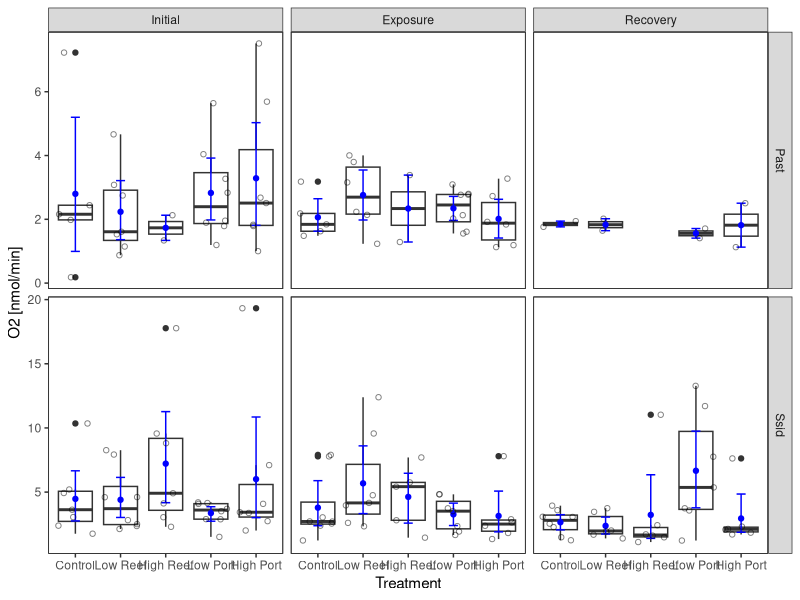
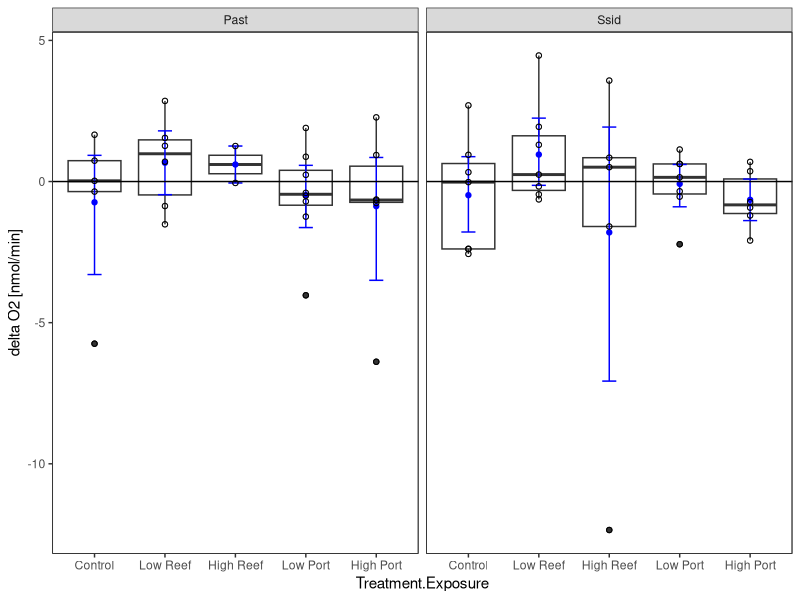
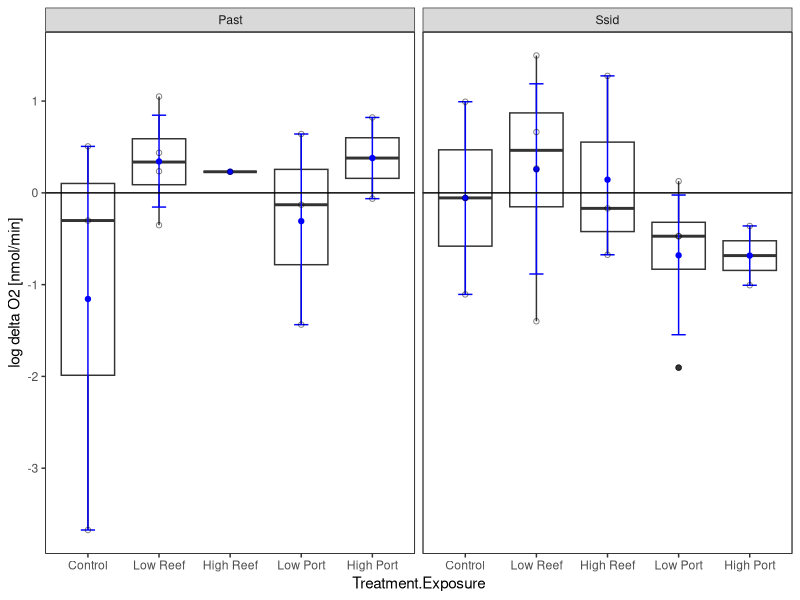
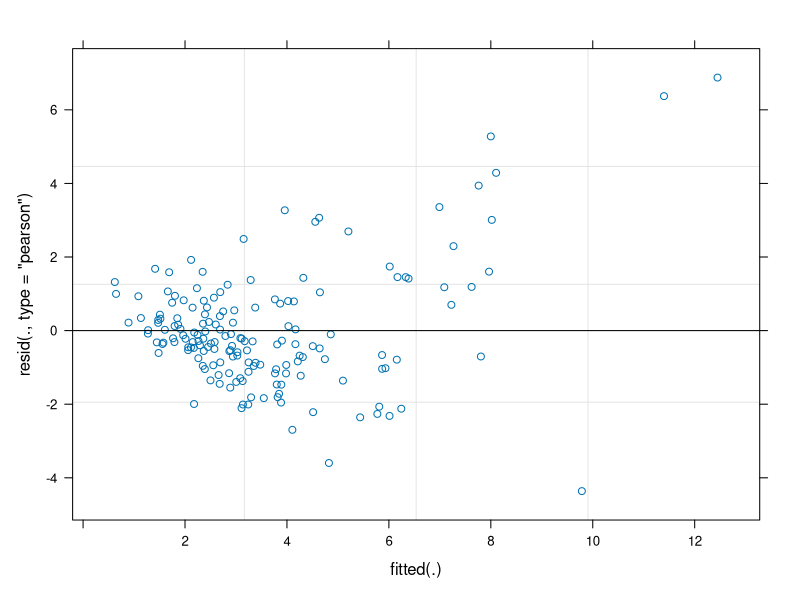

The R source for these figures, in order: (Note: this script raises an error after producing the figures.)
## ---- chunk 1
knitr::opts_chunk$set(echo = TRUE, warning=FALSE, message=FALSE)
## ---- chunk 2

# Load all libraries and sources required to run the script
    library(tidyverse)
    library(ggthemes)
    library(ggplot2)

    library(lme4)
    library(lmerTest)
    #library(multcomp)
    #library(multcompView)
    #library(emmeans)
    #library(effects)
     
    ggthe_bw<-theme_bw()+
    theme(panel.grid= element_blank(),
          legend.box.background = element_rect(),
          panel.background =element_rect(fill = NA, color = "black")
          )
  
## ---- chunk 3
# Data
    data<-read.csv("Data/Respiration_Adults.csv", header = TRUE)
    summary(data)
    
    data$Core<-paste(data$Species, data$Core, sep = "-")
    data$Tank<-factor(data$Tank, ordered = F)
    data$Plate<-factor(data$Plate, ordered = F)
    data$Well<-factor(data$Well, ordered = F)
    data$Timepoint<-factor(data$Timepoint,
                           levels=c("Initial", "Exposure","Recovery"))
    
    data<-data[data$Treatment!="Reef High Shaded", ]
    data<-data[data$Treatment!="Port High Shaded", ]
    data$Treatment<-factor(data$Treatment, 
                            # levels=c("Control", "Low Reef","High Reef",
                            #         "Reef High Shaded", 
                            #         "Low Port","High Port", "Port High Shaded"))
                            levels=c("Control", "Low Reef","High Reef",
                                    "Low Port","High Port"))
    data<-data[complete.cases(data[ , 7]),]
    summary(data)
    
    wide.data<-select(data, c("Species", "Core", "Timepoint", "Tank", "Treatment", "FINAL.MO2..nmol.min."))
    wide.data<- reshape(wide.data, idvar = "Core", timevar = "Timepoint", direction = "wide")
    head(wide.data)
    wide.data$change<-wide.data$FINAL.MO2..nmol.min..Exposure-wide.data$FINAL.MO2..nmol.min..Initial
    wide.data<-wide.data[which(wide.data$Species.Exposure!="NA"),]
  # YII.Wide$treat_rec<-YII.Wide$YII.after_exposure-YII.Wide$YII.after_recovery
## ---- chunk 4
O2<- ggplot(data, aes (Treatment, FINAL.MO2..nmol.min.)) +
  geom_boxplot ()+
  stat_summary(fun.data = "mean_cl_boot",geom = "errorbar", width = 0.2,  color="blue" )+
  stat_summary(fun=mean, geom="point",  color="blue") + 
  #geom_point(shape=21)+

  geom_jitter(alpha=0.5, shape=21)+
  theme(legend.position = "bottom")+
  scale_y_continuous(# limits = c(0, 15),
                      #   breaks = seq(0,1,0.2),  
                      #   expand = c(0.01, 0.01),
                         name=("O2 [nmol/min]")) +
  ggthe_bw +
  facet_grid(Species~Timepoint, scales = "free_y")
O2
## ---- chunk 5
delta_O2<- ggplot(wide.data, aes (Treatment.Exposure, change)) +
  geom_boxplot ()+
  stat_summary(fun.data = "mean_cl_boot",geom = "errorbar", width = 0.2, colour="blue")+
  stat_summary(fun=mean, geom="point", colour="blue") + 
  geom_point(shape=21)+

  geom_point(alpha=0.5, shape=21)+
  theme(legend.position = "bottom")+
  scale_y_continuous(#limits = c(0, 15),
                      #   breaks = seq(0,1,0.2),  
                      #   expand = c(0.01, 0.01),
                         name=("delta O2 [nmol/min]")) +
  ggthe_bw + geom_abline(slope = 0, intercept = 0)+
  facet_grid(~Species.Exposure)
delta_O2


log_delta_O2<- ggplot(wide.data, aes (Treatment.Exposure, log(change))) +
  geom_boxplot ()+
  stat_summary(fun.data = "mean_cl_boot",geom = "errorbar", width = 0.2, colour="blue")+
  stat_summary(fun=mean, geom="point", colour="blue") + 
  #geom_point(shape=21)+

  geom_point(alpha=0.5, shape=21)+
  theme(legend.position = "bottom")+
  scale_y_continuous(#limits = c(0, 15),
                      #   breaks = seq(0,1,0.2),  
                      #   expand = c(0.01, 0.01),
                         name=("log delta O2 [nmol/min]")) +
  ggthe_bw + geom_abline(slope = 0, intercept = 0)+
  facet_grid(~Species.Exposure)
log_delta_O2
## ---- chunk 6
## model 1: LMER for both species
  fit1<-lmerTest::lmer(FINAL.MO2..nmol.min. ~Treatment * Timepoint +
                         Species + (1|Core), data=data)
  isSingular(fit1)
  anova(fit1)
  ranova(fit1)
  summary(fit1)
  par(mfrow=c(2,2))
  plot(fit1)
  par(mfrow=c(1,1))
  step(fit1)
  
## model 2: LMER for Past
  fit_Past<-lmerTest::lmer(FINAL.MO2..nmol.min. ~Treatment*Timepoint + (1|Core),
            data=data[data$Species=="Past",])
  isSingular(fit_Past)
  anova(fit_Past)
  ranova(fit_Past)
  summary(fit_Past)
  par(mfrow=c(2,2))
  plot(fit_Past)
  par(mfrow=c(1,1))
  #step(fit_Past)
  
## model 3: LMER for Ssid
  fit_Ssid<-lmerTest::lmer(FINAL.MO2..nmol.min. ~Treatment*Timepoint + (1|Core),
               data=data[data$Species=="Ssid",])
  isSingular(fit_Ssid)
  anova(fit_Ssid)
  ranova(fit_Ssid)
  summary(fit_Ssid)
  plot(fit_Ssid)
  #step(fit_Ssid)
## ---- chunk 7
exposure<-data[data$Timepoint=="Exposure", ]

## model 1: LMER for both species
  fit1<-lmerTest::lmer(log(FINAL.MO2..nmol.min.) ~Treatment +
                         Species + (1|Tank), data=exposure)
  isSingular(fit1)
  anova(fit1)
  ranova(fit1)
  summary(fit1)
  par(mfrow=c(2,2))
  plot(fit1)
  par(mfrow=c(1,1))
  #step(fit1)
  
## model 2: LMER for Past
  fit_Past<-lmerTest::lmer(log(FINAL.MO2..nmol.min.) ~Treatment + (1|Tank),
            data=exposure[exposure$Species=="Past",])
  isSingular(fit_Past)
  anova(fit_Past)
  ranova(fit_Past)
  summary(fit_Past)
  par(mfrow=c(2,2))
  plot(fit_Past)
  par(mfrow=c(1,1))
  #step(fit_Past)
  
## model 3: LMER for Ssid
  fit_Ssid<-lmerTest::lmer(log(FINAL.MO2..nmol.min.) ~Treatment + (1|Tank),
               data=exposure[exposure$Species=="Ssid",])
  isSingular(fit_Ssid)
  anova(fit_Ssid)
  ranova(fit_Ssid)
  summary(fit_Ssid)
  plot(fit_Ssid)
  #step(fit_Ssid)
## ---- chunk 8
exposure<-data[data$Timepoint=="Exposure", ]

## model 1: LMER for both species
  fit1<-lmerTest::lmer(FINAL.MO2..nmol.min. ~Treatment +
                         Species + (1|Tank), data=exposure)
  isSingular(fit1)
  anova(fit1)
  ranova(fit1)
  summary(fit1)
  par(mfrow=c(2,2))
  plot(fit1)
  par(mfrow=c(1,1))
  #step(fit1)
  
## model 2: LMER for Past
  fit_Past<-lmerTest::lmer(FINAL.MO2..nmol.min. ~Treatment + (1|Tank),
            data=exposure[exposure$Species=="Past",])
  isSingular(fit_Past)
  anova(fit_Past)
  ranova(fit_Past)
  summary(fit_Past)
  par(mfrow=c(2,2))
  plot(fit_Past)
  par(mfrow=c(1,1))
  #step(fit_Past)
  
## model 3: LMER for Ssid
  fit_Ssid<-lmerTest::lmer(FINAL.MO2..nmol.min. ~Treatment + (1|Tank),
               data=exposure[exposure$Species=="Ssid",])
  isSingular(fit_Ssid)
  anova(fit_Ssid)
  ranova(fit_Ssid)
  summary(fit_Ssid)
  plot(fit_Ssid)
  #step(fit_Ssid)
## ---- chunk 9
recovery<-data[data$Timepoint=="Recovery", ]

## model 1: LMER for both species
  fit1<-lmerTest::lmer(log(FINAL.MO2..nmol.min.) ~Treatment +
                         Species + (1|Tank), data=recovery)
  isSingular(fit1)
  anova(fit1)
  ranova(fit1)
  summary(fit1)
  par(mfrow=c(2,2))
  plot(fit1)
  par(mfrow=c(1,1))
  #step(fit1)
  
## model 2: LMER for Past
  fit_Past<-lmerTest::lmer(log(FINAL.MO2..nmol.min.) ~Treatment + (1|Tank),
            data=recovery[recovery$Species=="Past",])
  isSingular(fit_Past)
  anova(fit_Past)
  ranova(fit_Past)
  summary(fit_Past)
  par(mfrow=c(2,2))
  plot(fit_Past)
  par(mfrow=c(1,1))
  #step(fit_Past)
  
## model 3: LMER for Ssid
  fit_Ssid<-lmerTest::lmer(log(FINAL.MO2..nmol.min.) ~Treatment + (1|Tank),
               data=recovery[recovery$Species=="Ssid",])
  isSingular(fit_Ssid)
  anova(fit_Ssid)
  ranova(fit_Ssid)
  summary(fit_Ssid)
  plot(fit_Ssid)
  #step(fit_Ssid)
## ---- chunk 10
recovery<-data[data$Timepoint=="Recovery", ]

## model 1: LMER for both species
  fit1<-lmerTest::lmer(FINAL.MO2..nmol.min. ~Treatment +
                         Species + (1|Tank), data=recovery)
  isSingular(fit1)
  anova(fit1)
  ranova(fit1)
  summary(fit1)
  par(mfrow=c(2,2))
  plot(fit1)
  par(mfrow=c(1,1))
  #step(fit1)
  
## model 2: LMER for Past
  fit_Past<-lmerTest::lmer(FINAL.MO2..nmol.min. ~Treatment + (1|Tank),
            data=recovery[recovery$Species=="Past",])
  isSingular(fit_Past)
  anova(fit_Past)
  ranova(fit_Past)
  summary(fit_Past)
  par(mfrow=c(2,2))
  plot(fit_Past)
  par(mfrow=c(1,1))
  #step(fit_Past)
  
## model 3: LMER for Ssid
  fit_Ssid<-lmerTest::lmer(FINAL.MO2..nmol.min. ~Treatment + (1|Tank),
               data=recovery[recovery$Species=="Ssid",])
  isSingular(fit_Ssid)
  anova(fit_Ssid)
  ranova(fit_Ssid)
  summary(fit_Ssid)
  plot(fit_Ssid)
  #step(fit_Ssid)
## ---- chunk 11
## model 1: LMER for both species
  fit1<-lmerTest::lmer(change ~Treatment.Exposure * 
                         Species.Exposure + (1|Tank.Exposure), data=wide.data)
  isSingular(fit1)
  anova(fit1)
  ranova(fit1)
  summary(fit1)
  par(mfrow=c(2,2))
  plot(fit1)
  par(mfrow=c(1,1))
  #step(fit1)
  
## model 2: LMER for Past
  fit_Past<-lmerTest::lmer(change ~Treatment.Exposure + (1|Tank.Exposure),
            data=wide.data[wide.data$Species.Exposure=="Past",])
  isSingular(fit_Past)
  anova(fit_Past)
  ranova(fit_Past)
  summary(fit_Past)
  par(mfrow=c(2,2))
  plot(fit_Past)
  par(mfrow=c(1,1))
  #step(fit_Past)
  
## model 3: LMER for Ssid
  fit_Ssid<-lmerTest::lmer(change ~Treatment.Exposure + (1|Tank.Exposure),
               data=wide.data[wide.data$Species.Exposure=="Ssid",])
  isSingular(fit_Ssid)
  anova(fit_Ssid)
  ranova(fit_Ssid)
  summary(fit_Ssid)
  plot(fit_Ssid)
  #step(fit_Ssid)
## ---- chunk 12
# Pairwise comparisons
  # Day specific comparisons
  # Sw.emmc<-emmeans(fit4, ~Treatment)
  # Sw_groups<-cld(Sw.emmc)
  # Sw_groups
## ---- chunk 13
## model 1: LM for both species
  fit1<-lm(change ~Treatment.Exposure * Species.Exposure,
              data=wide.data)
 
  anova(fit1)
  summary(fit1)
  par(mfrow=c(2,2))
  plot(fit1)
  par(mfrow=c(1,1))
  
## model 2: LM for Past
  fit_Past<-lm(change ~Treatment.Exposure,
              data=wide.data[wide.data$Species.Exposure=="Past",])
  anova(fit_Past)
  summary(fit_Past)
  par(mfrow=c(2,2))
  plot(fit_Past)
  par(mfrow=c(1,1))
  #step(fit_Past)
  
## model 3: LM for Ssid
  fit_Ssid<-lm(change ~Treatment.Exposure,
              data=wide.data[wide.data$Species.Exposure=="Ssid",])
  anova(fit_Ssid)
  summary(fit_Ssid)
  par(mfrow=c(2,2))
  plot(fit_Ssid)
  par(mfrow=c(1,1))
  #step(fit_Ssid)
## ---- chunk 14
## model 1: LMER for both species
  fit1<-lm(log(change) ~Treatment.Exposure * Species.Exposure,
              data=wide.data)
  anova(fit1)
  #ranova(fit1)
  summary(fit1)
  par(mfrow=c(2,2))
  plot(fit1)
  par(mfrow=c(1,1))
  #step(fit1)
  
## model 2: LMER for Past
  fit_Past<-lm(log(change) ~Treatment.Exposure,
              data=wide.data[wide.data$Species.Exposure=="Past",])
  anova(fit_Past)
  summary(fit_Past)
  par(mfrow=c(2,2))
  plot(fit_Past)
  par(mfrow=c(1,1))
  #step(fit_Past)
  
## model 3: LMER for Ssid
  fit_Ssid<-lm(log(change) ~Treatment.Exposure,
              data=wide.data[wide.data$Species.Exposure=="Ssid",])
  anova(fit_Ssid)
  summary(fit_Ssid)
  par(mfrow=c(2,2))
  plot(fit_Ssid)
  par(mfrow=c(1,1))
  #step(fit_Ssid)

# Pairwise comparisons
  # Day specific comparisons
  # Sw.emmc<-emmeans(fit4, ~Treatment)
  # Sw_groups<-cld(Sw.emmc)
  # Sw_groups

## ---- chunk 15
# Creates bibliography 
#knitr::write_bib(c(.packages()), "packages.bib")
